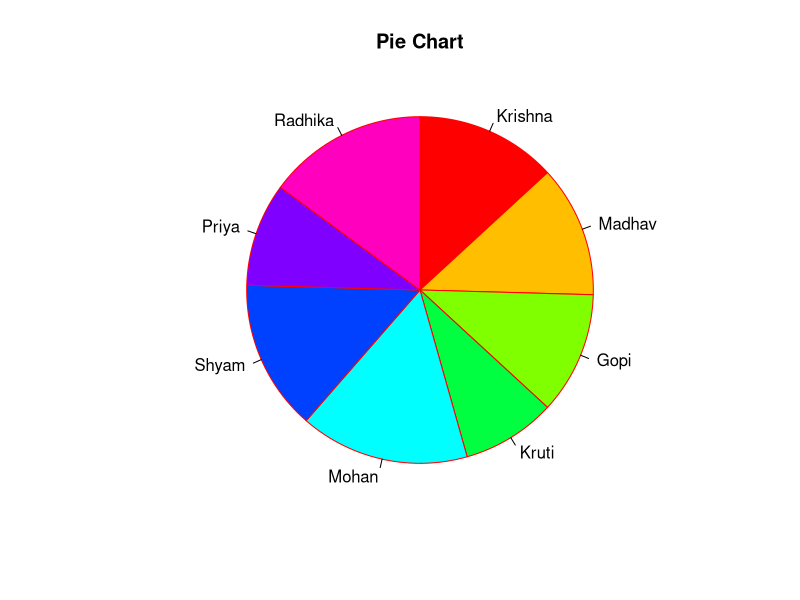
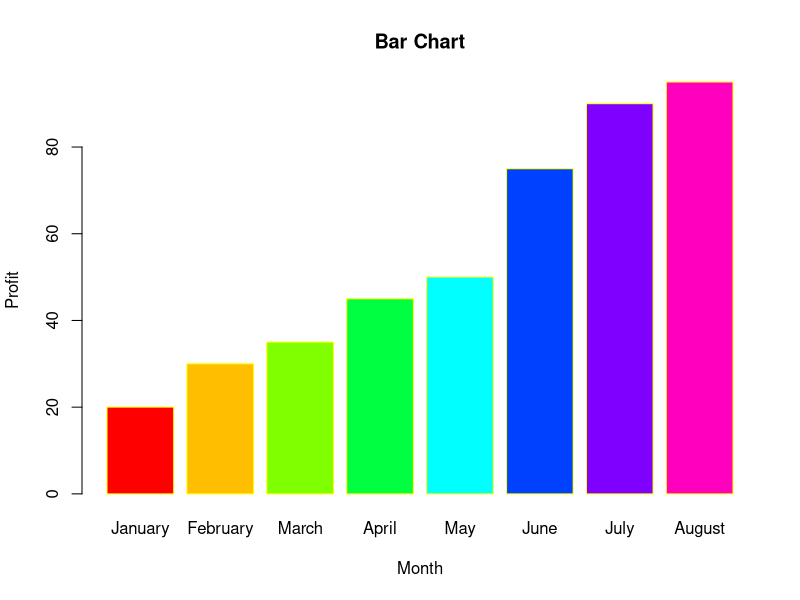
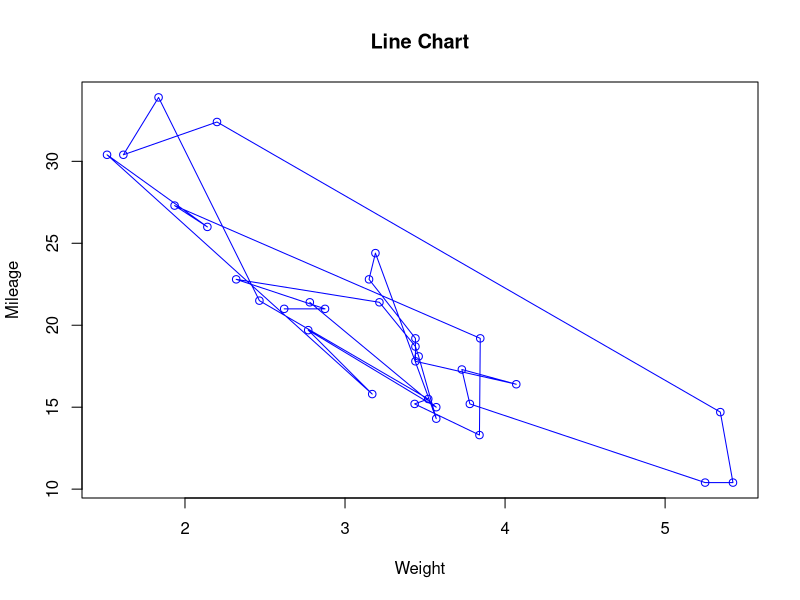

R code for these plots, in order: (Note: this script raises an error after producing the figures.)
#ASSIGNMENT 7

# Que : 1
# CREATE DATA FRAME
E_id = c(1,2,3,4,5,6,7,8,9,10)
Age = c(30,25,22,20,35,40,45,43,55,39)
df <- data.frame(E_id=E_id, Age=Age)
print(df)

# Apply 5 point summary concept on the above data.
summary(df)

# Apply sorting and also find maximum and minimum for the above data.
sapply(df, max)
sapply(df, min)
sapply(df, sort)

# Que : 2
# CREATE DATA FRAME
Student_Name = c("Krishna", "Madhav", "Gopi", "Kruti", "Mohan", "Shyam", "Priya", "Radhika")
Marks = c(75, 70, 65, 50, 90, 80, 55, 85)
df1 <- data.frame(Student_Name=Student_Name, Marks=Marks)
print(df1)

# Generate a Pie chart for Marks and save it.
# The chart should include title for the chart.
# Each segment of chart should be in different color and border should be red
pi = pie(Marks, labels = Student_Name, radius = 0.9, main = "Pie Chart", col = rainbow(length(Marks)), clockwise = TRUE, border = "red")
pi

# Que : 3
# CREATE A DATAFRAME
Profit = c(20, 30, 35, 45, 50, 75, 90, 95)
Month = c("January", "February", "March", "April", "May", "June", "July", "August")
df2 = data.frame(Profit=Profit, Month=Month)
print(df2)

# Generate a Bar chart for profit and save the chart.
# The names of the months should appear on X-axis.
# Give proper labels to X-axis and Y-axis.
# The chart should include title for the chart. 
# Each bar of chart should be in different color.
# The border of the bar should be yellow.
a <- barplot(Profit, xlab = "Month", ylab = "Profit", main = "Bar Chart", names.arg = Month, col = rainbow(length(Profit)), border = "yellow")
print(a)

# Que : 4
df3 = mtcars
print(df3)

# Generate Line chart on fields weight and milage.
# Give title= Weight vs Milage and X-axis and Y-axis labels.
# Line should be displayed with plotting points and with any one color.
a <- mtcars$mpg
print(a)

b <- mtcars$wt
print(b)

plot(b, a, type = "o", col = c("blue"), xlab = "Weight", ylab = "Mileage", main = "Line Chart")

# Que : 5

# Calculate average of three subject and round up average marks with 2 digits after decimal point.
avg <- (StudentDate$Flutter+StudentDate$R+StudentDate$ML)/3
avg
round(avg, 2)

# Generate pie chart with average marks and take student name as a label.
# Give proper title and color to chart. Ues rainbow method for color.
pie(avg, labels = StudentDate$Name, radius = 0.9, main = "Pie Chart", col = rainbow(length(avg)), clockwise = TRUE)

# Generate Bar chart for Name and Three subjects marks like
# Give proper title to graph and color according subjects (3 color for 3 subject)
mat <- matrix(c(StudentDate$Flutter, StudentDate$R, StudentDate$ML), nrow = 3, ncol = 5, byrow = TRUE)
print(mat)

barplot(mat, xlab = "x-axis", ylab = "y-axis", main = "Bar Chart", names.arg = StudentDate$Name, col = c("red","blue","yellow"), beside = TRUE)
# Que : 6
df4 = mtcars
print(df4)

# plot a boxplot for mileage per gallon on the basis of number of cylinders.
# Give proper labels, title and color to graph.
boxplot(mpg~cyl, main = "Box Plot", data=mtcars, col = c("blue"), xlab = "cylinder", ylab = "mileage")

